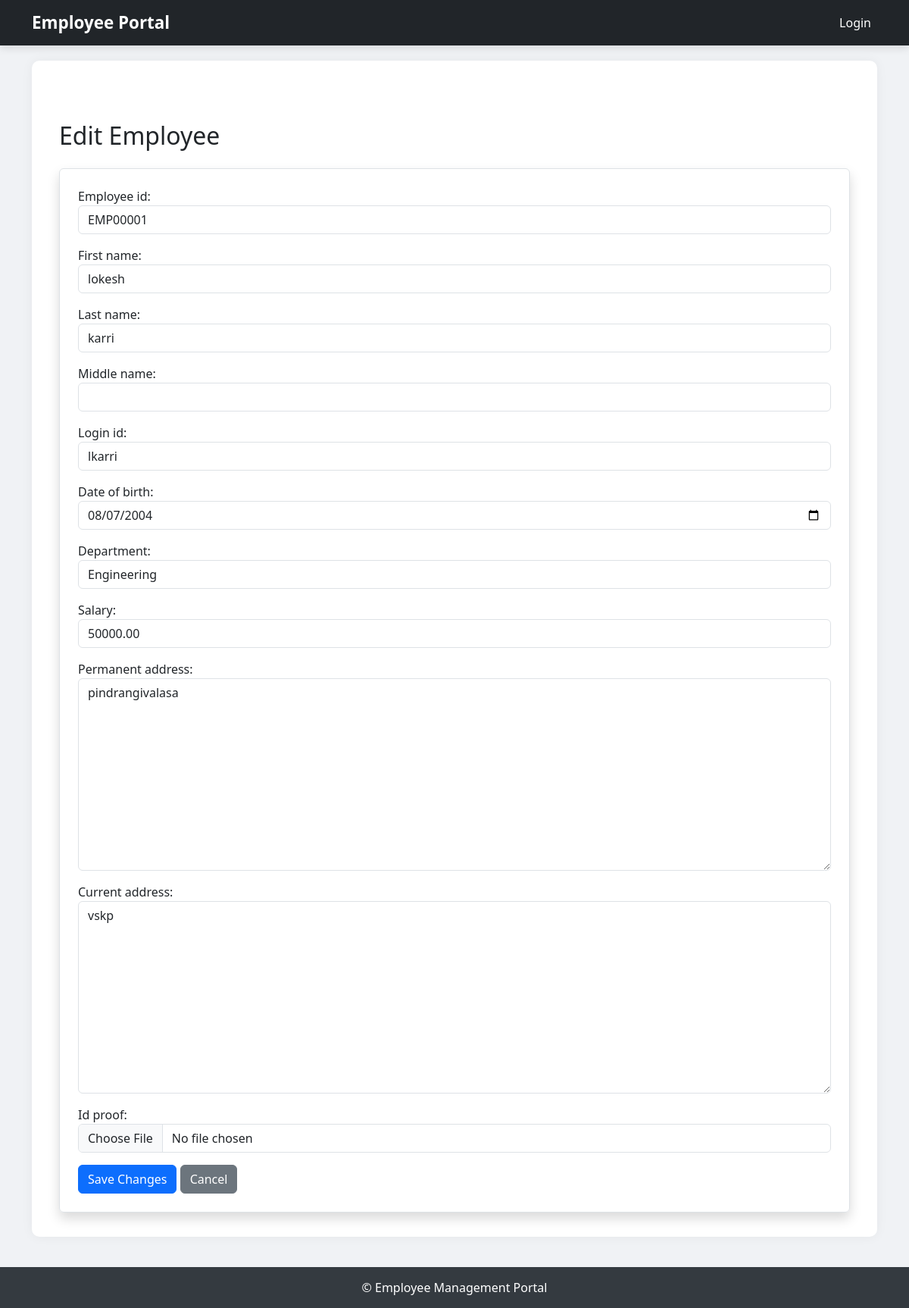
The page /edit/5/ on the database its author committed.
### employees/models.py (models this page shows, shortened)
class Employee(models.Model):
    employee_id = models.CharField(max_length=10, unique=True, default=generate_employee_id)
    first_name = models.CharField(max_length=50)
    last_name = models.CharField(max_length=50)
    middle_name = models.CharField(max_length=50, blank=True, null=True)
    login_id = models.CharField(max_length=50, unique=True, blank=True)
    date_of_birth = models.DateField()
    department = models.CharField(max_length=20, choices=DEPARTMENTS)
    salary = models.DecimalField(max_digits=10, decimal_places=2)
    permanent_address = models.TextField()
    current_address = models.TextField()
    id_proof = models.FileField(
    upload_to='id_proofs/',
    validators=[FileExtensionValidator(['pdf'])],
    blank=True,
    null=True
)

### employees/views.py (the view)
# urls.py: path('edit/<int:pk>/', views.employee_edit, name='employee_edit'),
def employee_edit(request, pk):
    employee = get_object_or_404(Employee, pk=pk)
    if request.method == 'POST':
        form = EmployeeForm(request.POST, instance=employee)
        if form.is_valid():
            form.save()
            return redirect('employee_detail', pk=employee.pk)
    else:
        form = EmployeeForm(instance=employee)
    return render(request, 'employee_edit.html', {'form': form, 'employee': employee})

### employees/forms.py (shortened to what this page needs)
class EmployeeForm(forms.ModelForm):
    class Meta:
        model = Employee
        fields = '__all__'
        widgets = {
            'date_of_birth': forms.DateInput(attrs={'type': 'date', 'class': 'form-control'}),
        }
    def __init__(self, *args, **kwargs):
        super(EmployeeForm, self).__init__(*args, **kwargs)
        for field_name, field in self.fields.items():
            if field.widget.attrs.get('class'):
                field.widget.attrs['class'] += ' form-control'
            else:
                field.widget.attrs['class'] = 'form-control'

### employees/templates/employee_edit.html (shortened to what this page needs)
{% extends 'base.html' %}
{% block content %}
<div class="container mt-5">
  <h2 class="mb-4">Edit Employee</h2>
  <form method="POST" class="border p-4 shadow rounded">
    {{ form.as_p }}
    <button type="submit" class="btn btn-primary">Save Changes</button>
    <a href="{% url 'employee_detail' employee.pk %}" class="btn btn-secondary">Cancel</a>
  </form>
</div>
{% endblock %}

### employees/templates/base.html (style rules this page uses)
body { background-color: #f0f2f5; font-family: 'Segoe UI', sans-serif; }

### rows shown on the page
Employee: employee_id "EMP00001", first_name "lokesh", last_name "karri", login_id "lkarri", date_of_birth "08/07/2004", department "Engineering", salary "50000.00", permanent_address "pindrangivalasa", current_address "vskp"
